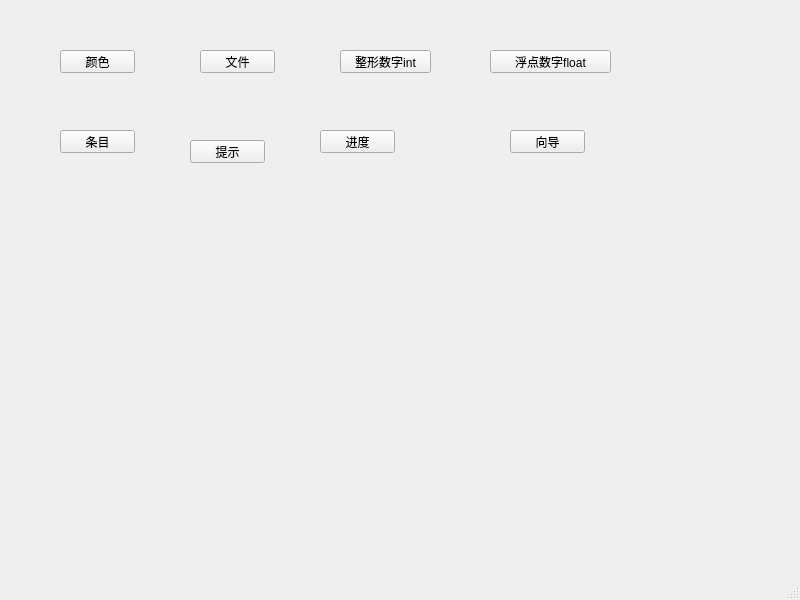
<?xml version="1.0" encoding="UTF-8"?>
<ui version="4.0">
 <class>MainWindow</class>
 <widget class="QMainWindow" name="MainWindow">
  <property name="geometry">
   <rect>
    <x>0</x>
    <y>0</y>
    <width>800</width>
    <height>600</height>
   </rect>
  </property>
  <property name="windowTitle">
   <string>MainWindow</string>
  </property>
  <widget class="QWidget" name="centralwidget">
   <widget class="QPushButton" name="color">
    <property name="geometry">
     <rect>
      <x>60</x>
      <y>50</y>
      <width>75</width>
      <height>23</height>
     </rect>
    </property>
    <property name="text">
     <string>颜色</string>
    </property>
   </widget>
   <widget class="QPushButton" name="files">
    <property name="geometry">
     <rect>
      <x>200</x>
      <y>50</y>
      <width>75</width>
      <height>23</height>
     </rect>
    </property>
    <property name="text">
     <string>文件</string>
    </property>
   </widget>
   <widget class="QPushButton" name="intData">
    <property name="geometry">
     <rect>
      <x>340</x>
      <y>50</y>
      <width>91</width>
      <height>23</height>
     </rect>
    </property>
    <property name="text">
     <string>整形数字int</string>
    </property>
   </widget>
   <widget class="QPushButton" name="floatData">
    <property name="geometry">
     <rect>
      <x>490</x>
      <y>50</y>
      <width>121</width>
      <height>23</height>
     </rect>
    </property>
    <property name="text">
     <string>浮点数字float</string>
    </property>
   </widget>
   <widget class="QPushButton" name="item">
    <property name="geometry">
     <rect>
      <x>60</x>
      <y>130</y>
      <width>75</width>
      <height>23</height>
     </rect>
    </property>
    <property name="text">
     <string>条目</string>
    </property>
   </widget>
   <widget class="QPushButton" name="message">
    <property name="geometry">
     <rect>
      <x>190</x>
      <y>140</y>
      <width>75</width>
      <height>23</height>
     </rect>
    </property>
    <property name="text">
     <string>提示</string>
    </property>
   </widget>
   <widget class="QPushButton" name="progress">
    <property name="geometry">
     <rect>
      <x>320</x>
      <y>130</y>
      <width>75</width>
      <height>23</height>
     </rect>
    </property>
    <property name="text">
     <string>进度</string>
    </property>
   </widget>
   <widget class="QPushButton" name="Wizrd">
    <property name="geometry">
     <rect>
      <x>510</x>
      <y>130</y>
      <width>75</width>
      <height>23</height>
     </rect>
    </property>
    <property name="text">
     <string>向导</string>
    </property>
   </widget>
  </widget>
  <widget class="QMenuBar" name="menubar">
   <property name="geometry">
    <rect>
     <x>0</x>
     <y>0</y>
     <width>800</width>
     <height>23</height>
    </rect>
   </property>
  </widget>
  <widget class="QStatusBar" name="statusbar"/>
 </widget>
 <resources/>
 <connections/>
</ui>
